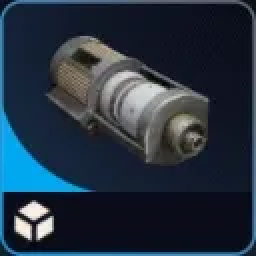
#> input picture Data/Items/Images/advanced_arc_powercell.webp, 128 x 128 px (shown 2 times larger); its folder holds only this picture in this run
$ python test_image_recognition.py
#> lines starting #> are read from the running program, lines starting #| are printed output that depends on the picture
### src/data_loader.py
"""Data loader module for parsing item JSON files."""

import json
from pathlib import Path
from typing import Dict, List, Optional


class ItemDatabase:
    """Manages loading and querying item + hideout bench data."""

    def __init__(self, data_dir: Path):
        """
        Initialize the item database.

        Args:
            data_dir: Path to the Data directory
        """
        self.data_dir = Path(data_dir)
        self.items_dir = self.data_dir / "Items"
        self.items: Dict[str, dict] = {}
        self.reverse_recipes: Dict[str, List[str]] = {}  # material_id -> [item_ids that use it]

        # Hideout benches (workstations) data
        self.hideout_dir = self.data_dir / "Hideout"
        if not self.hideout_dir.exists():  # tolerate lowercase folder name
            alt = self.data_dir / "hideout"
            if alt.exists():
                self.hideout_dir = alt
        self.hideout_benches: Dict[str, dict] = {}
        # item_id -> list of usage entries {bench_id, level, quantity}
        self.hideout_usage: Dict[str, List[dict]] = {}

        # Projects (expeditions) data
        self.projects_file = self.data_dir / "projects.json"
        self.projects: List[dict] = []
        # Set of all item IDs required for projects
        self.project_required_items: set = set()

    def load_all_items(self):
        """Load all item JSON files and hideout benches."""
        if not self.items_dir.exists():
            raise FileNotFoundError(f"Items directory not found: {self.items_dir}")

        # Load all JSON files
        for json_file in self.items_dir.glob("*.json"):
            try:
                with open(json_file, 'r', encoding='utf-8') as f:
                    item_data = json.load(f)
                    item_id = item_data.get('id')

                    if item_id:
                        self.items[item_id] = item_data
                    else:
                        print(f"Warning: Item in {json_file.name} has no 'id' field")

            except json.JSONDecodeError as e:
                print(f"Error parsing {json_file.name}: {e}")
            except Exception as e:
                print(f"Error loading {json_file.name}: {e}")

        # Build reverse recipe mapping
        self._build_reverse_recipes()

        # Load hideout benches (non-fatal if missing)
        self._load_hideout_benches()
        self._build_hideout_usage()

        # Load projects (expeditions) data
        self._load_projects()

    def _build_reverse_recipes(self):
        """Build a mapping of materials to items that use them in recipes."""
        self.reverse_recipes = {}

        for item_id, item_data in self.items.items():
            recipe = item_data.get('recipe', {})

            for material_id in recipe.keys():
                if material_id not in self.reverse_recipes:
                    self.reverse_recipes[material_id] = []
                self.reverse_recipes[material_id].append(item_id)

    # [59 lines left out: functions get_item, get_items_using_material, search_by_name, not called in this run]

    # ---------------- Hideout benches -----------------
    def _load_hideout_benches(self):
        """Load all hideout bench JSON files if directory exists."""
        if not self.hideout_dir.exists():
            return
        for json_file in self.hideout_dir.glob("*.json"):
            try:
                with open(json_file, 'r', encoding='utf-8') as f:
                    bench_data = json.load(f)
                    bench_id = bench_data.get('id') or json_file.stem
                    self.hideout_benches[bench_id] = bench_data
            except json.JSONDecodeError as e:
                print(f"Error parsing hideout bench {json_file.name}: {e}")
            except Exception as e:
                print(f"Error loading hideout bench {json_file.name}: {e}")

    def _build_hideout_usage(self):
        """Build reverse mapping of item -> list of benches/levels where required."""
        self.hideout_usage = {}
        for bench_id, bench in self.hideout_benches.items():
            levels = bench.get('levels', [])
            for level_entry in levels:
                level_num = level_entry.get('level')
                reqs = level_entry.get('requirementItemIds', [])
                if not isinstance(reqs, list):
                    continue
                for req in reqs:
                    if not isinstance(req, dict):
                        continue
                    item_id = req.get('itemId')
                    quantity = req.get('quantity', 1)
                    if not item_id:
                        continue
                    self.hideout_usage.setdefault(item_id, []).append({
                        'bench_id': bench_id,
                        'level': level_num,
                        'quantity': quantity
                    })

    def get_hideout_usage(self, item_id: str) -> List[dict]:
        """Return list of hideout usage entries for given item id."""
        return self.hideout_usage.get(item_id, [])

    def get_hideout_bench(self, bench_id: str) -> Optional[dict]:
        """Return hideout bench data by id."""
        return self.hideout_benches.get(bench_id)

    # [30 lines left out: function get_available_tiers, not called in this run]

    # ---------------- Projects (Expeditions) -----------------
    def _load_projects(self):
        """Load projects.json and build set of required item IDs."""
        if not self.projects_file.exists():
            return

        try:
            with open(self.projects_file, 'r', encoding='utf-8') as f:
                self.projects = json.load(f)

            # Build set of all required item IDs from all phases
            for project in self.projects:
                phases = project.get('phases', [])
                for phase in phases:
                    requirements = phase.get('requirementItemIds', [])
                    for req in requirements:
                        if isinstance(req, dict):
                            item_id = req.get('itemId')
                            if item_id:
                                self.project_required_items.add(item_id)

        except json.JSONDecodeError as e:
            print(f"Error parsing projects.json: {e}")
        except Exception as e:
            print(f"Error loading projects.json: {e}")

    # [11 lines left out: function is_required_for_project, not called in this run]

### src/image_recognition.py
"""Image recognition module for identifying items."""

import cv2
import numpy as np
from pathlib import Path
from typing import Optional, Tuple, List
from PIL import Image
from src.config import MATCH_THRESHOLD, MATCH_THRESHOLD_LOW, ICON_SIZE


class ItemRecognizer:
    """Recognizes items from captured images using advanced multi-method template matching."""

    def __init__(self, data_dir, database):
        """
        Initialize the item recognizer.

        Args:
            data_dir: Path to the Data directory
            database: ItemDatabase instance
        """
        self.data_dir = Path(data_dir)
        self.images_dir = self.data_dir / "Items" / "Images"
        self.database = database
        self.templates = {}  # item_id -> (template_image, template_gray, template_hist)

        # Initialize feature detectors for advanced matching
        self.orb = cv2.ORB_create(nfeatures=500)

        # Try to initialize SIFT (more accurate than ORB, but requires opencv-contrib-python)
        try:
            self.sift = cv2.SIFT_create(nfeatures=500)
            self.use_sift = True
            print("SIFT detector initialized successfully")
        except Exception as e:
            self.use_sift = False
            print(f"SIFT not available (requires opencv-contrib-python): {e}")

        self.template_features = {}  # item_id -> (orb_desc, sift_desc)

    def load_templates(self):
        """Load all item icon templates from the Images directory."""
        if not self.images_dir.exists():
            raise FileNotFoundError(f"Images directory not found: {self.images_dir}")

        loaded_count = 0
        # Support both .png and .webp formats
        image_files = list(self.images_dir.glob("*.png")) + list(self.images_dir.glob("*.webp"))

        for image_file in image_files:
            item_id = image_file.stem  # filename without extension

            try:
                # Load image - use PIL for .webp files, OpenCV for others
                if image_file.suffix.lower() == '.webp':
                    # Use PIL to load WebP files
                    pil_image = Image.open(str(image_file)).convert('RGB')
#> pil_image is the input picture: PIL image 128x128 RGB; mean R, G, B 36.7, 50.2, 64.9
                    # Convert PIL image to OpenCV format (RGB -> BGR)
                    template = cv2.cvtColor(np.array(pil_image), cv2.COLOR_RGB2BGR)
                else:
                    # Use OpenCV for PNG and other formats
                    template = cv2.imread(str(image_file), cv2.IMREAD_COLOR)

                if template is None:
                    print(f"Warning: Could not load image {image_file.name}")
                    continue

                # Resize to standard size if needed
                if template.shape[:2] != (ICON_SIZE[1], ICON_SIZE[0]):
                    template = cv2.resize(template, ICON_SIZE)
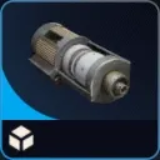
#> template: shape (160, 160, 3); mean B, G, R 64.9, 50.2, 36.6

                # Convert to grayscale for matching
                template_gray = cv2.cvtColor(template, cv2.COLOR_BGR2GRAY)
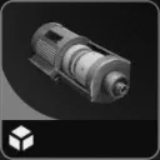
#> template_gray: shape (160, 160); min 5, max 246, mean 47.9

                # Apply histogram equalization for better lighting normalization
                template_gray_eq = cv2.equalizeHist(template_gray)
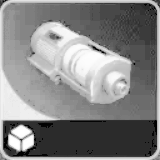
#> template_gray_eq: shape (160, 160); min 0, max 255, mean 132.3

                # Calculate histogram for color-based matching
                hist = cv2.calcHist([template], [0, 1, 2], None, [8, 8, 8], [0, 256, 0, 256, 0, 256])
                hist = cv2.normalize(hist, hist).flatten()
#> hist = 512 values, max 0.706 at index 64, min 0 at index 2, mean 0.0048

                # Extract ORB features
                orb_kp, orb_desc = self.orb.detectAndCompute(template_gray_eq, None)
#> orb_kp = 139 keypoints; strongest (x, y, size): (103, 52, 31), (94, 47, 37.2), (58, 37, 31), (60, 37, 31)

                # Extract SIFT features if available
                sift_kp, sift_desc = None, None
                if self.use_sift:
                    try:
                        sift_kp, sift_desc = self.sift.detectAndCompute(template_gray_eq, None)
#> sift_kp = 111 keypoints; strongest (x, y, size): (5, 140, 4), (9, 125, 8.2), (94, 48, 2.7), (21, 154, 4.3)
                    except Exception:
                        pass

                # Store all matching data
                self.templates[item_id] = (template, template_gray, template_gray_eq, hist)
                if orb_desc is not None or sift_desc is not None:
                    self.template_features[item_id] = {
                        'orb': (orb_kp, orb_desc),
                        'sift': (sift_kp, sift_desc)
                    }

                loaded_count += 1

            except Exception as e:
                print(f"Error loading template {image_file.name}: {e}")

        print(f"Loaded {loaded_count} item icon templates")

    # [471 lines left out: functions _calculate_match_score, _remove_white_background, recognize, recognize_with_score, get_top_matches, recognize_adaptive, not called in this run]

### test_image_recognition.py
"""
Test script for image recognition functionality.
"""

import sys
import cv2
from pathlib import Path
from src.data_loader import ItemDatabase
from src.image_recognition import ItemRecognizer

# Fix encoding for Windows console
if sys.platform == 'win32':
    import io
    sys.stdout = io.TextIOWrapper(sys.stdout.buffer, encoding='utf-8', errors='replace')


def test_image_recognition():
    """Test the image recognition system."""

    print("=" * 60)
    print("Testing Image Recognition System")
    print("=" * 60)

    # Initialize database
    print("\n1. Loading item database...")
    data_dir = Path(__file__).parent / "Data"
    db = ItemDatabase(data_dir)
    db.load_all_items()
    print(f"   ✓ Loaded {len(db.items)} items")

    # Initialize recognizer
    print("\n2. Loading image templates...")
    recognizer = ItemRecognizer(data_dir, db)
    recognizer.load_templates()
    print(f"   ✓ Loaded {len(recognizer.templates)} templates")
#|    ✓ Loaded 1 templates

    # Test recognition with an actual template image
    print("\n3. Testing recognition with template images...")

    # Get a few test images
    test_items = ['adrenaline_shot', 'arc_alloy', 'bandage', 'battery', 'chemicals']
    images_dir = data_dir / "Items" / "Images"

    for item_id in test_items:
        image_path = images_dir / f"{item_id}.png"

        if not image_path.exists():
            print(f"   ⚠ Image not found: {image_path.name}")
            continue

        # Load the image
        test_image = cv2.imread(str(image_path))

        if test_image is None:
            print(f"   ✗ Failed to load: {image_path.name}")
            continue

        # Recognize
        result = recognizer.recognize_with_score(test_image)

        if result:
            recognized_id, score = result
            item_data = db.get_item(recognized_id)

            if recognized_id == item_id:
                print(f"   ✓ {item_id}: Correctly recognized as '{item_data['name']['en']}' (score: {score:.4f})")
            else:
                print(f"   ✗ {item_id}: Incorrectly recognized as '{item_data['name']['en']}' (score: {score:.4f})")

                # Show top 3 matches for debugging
                top_matches = recognizer.get_top_matches(test_image, 3)
                print(f"      Top 3 matches:")
                for match_id, match_score in top_matches:
                    match_item = db.get_item(match_id)
                    match_name = match_item['name']['en'] if match_item else match_id
                    print(f"        - {match_name} ({match_id}): {match_score:.4f}")
        else:
            print(f"   ✗ {item_id}: Not recognized")

    # Test with top matches
    print("\n4. Testing top matches for 'adrenaline_shot'...")
    test_image_path = images_dir / "adrenaline_shot.png"

    if test_image_path.exists():
        test_image = cv2.imread(str(test_image_path))
        top_matches = recognizer.get_top_matches(test_image, 5)

        print("   Top 5 matches:")
        for idx, (item_id, score) in enumerate(top_matches, 1):
            item_data = db.get_item(item_id)
            item_name = item_data['name']['en'] if item_data else item_id
            print(f"   {idx}. {item_name} ({item_id}): {score:.4f}")

    print("\n" + "=" * 60)
    print("✓ Image recognition tests completed!")
    print("=" * 60)


if __name__ == "__main__":
    test_image_recognition()
